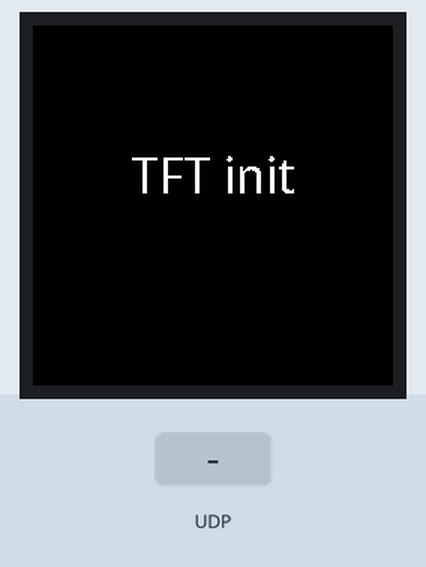
Recording of a program running on a simulated MicroPython board. Shown: 240×240 colour display. The inputs (shaded band) are chosen by the test bench. WiFi joins after 1.5 s. At 6.0 s the program stops and its outputs stay as they are.

Above: at 1.2 s.
1.3 s: UDP packet "1" arrives
At 4.4 s:
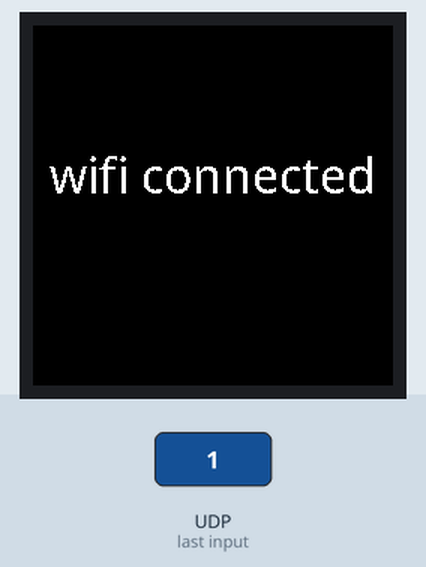
At 6.5 s:
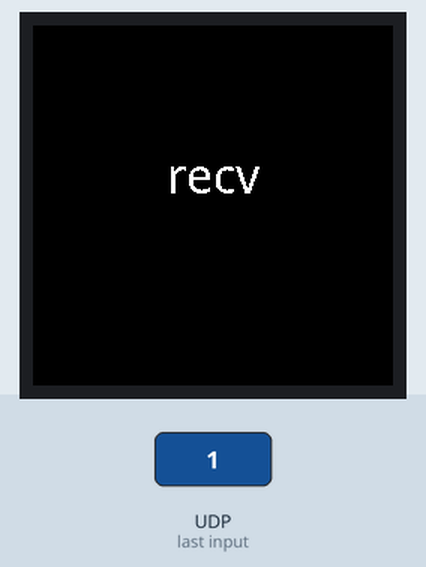
Timing chart, 0 to 7.5 s (numbered marks = the images above; inputs shaded):
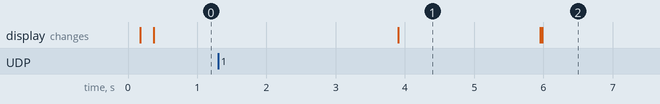

Measured:
- after the input at 1.3 s, the display: first differs from a run without the input after 4.7 s (image 2)
- what the display in image 1 shows lasts 2.1 s, from 3.9 s to 6.0 s

The program:

main.py
```python
from machine import Pin, SPI
import gc9a01  # type:ignore

from truetype import NotoSans_32 as noto_sans

WIFI_SSID = "cxs"
WIFI_PASSWORD = "@12345678"
WIFI_RETRY_COUNT = 100  # wifi重试连接次数
PORT = 12345


def tft_init():
    global tft
    tft = gc9a01.GC9A01(
        SPI(2, baudrate=80000000, polarity=0, sck=Pin(10), mosi=Pin(11)),
        240,
        240,
        reset=Pin(14, Pin.OUT),
        cs=Pin(9, Pin.OUT),
        dc=Pin(8, Pin.OUT),
        backlight=Pin(2, Pin.OUT),
        rotation=0,
        buffer_size=16 * 32 * 2,
    )

    tft.init()


def center_display(s):
    tft.fill(gc9a01.BLACK)
    screen = tft.width()
    width = tft.write_len(noto_sans, s)
    if width and width < screen:
        col = tft.width() // 2 - width // 2
    else:
        col = 0

    row = tft.height() // 2 - noto_sans.HEIGHT
    tft.write(noto_sans, s, col, row, gc9a01.WHITE)

from time import sleep

tft_init()
center_display("TFT init")
sleep(2)

from sys import exit

import network
from time import sleep


def connect_wifi():
    global wlan
    wlan = network.WLAN(network.STA_IF)

    wlan.active(True)

    if wlan.isconnected():
        return True

    wlan.active(False)
    wlan.active(True)
    wlan.connect(WIFI_SSID, WIFI_PASSWORD)

    count = 0
    while wlan.isconnected() == False and count < WIFI_RETRY_COUNT:
        sleep(0.5)
        count += 1

    if wlan.isconnected():
        return True
    else:
        return False


ret = connect_wifi()

if ret:
    center_display("wifi connected")
    sleep(2)
    ADDR = wlan.ifconfig()[0]
    center_display(ADDR)
else:
    center_display("wifi error")


import socket
import json

data_handler = None

center_display("starting...")

try:
    s = socket.socket(socket.AF_INET, socket.SOCK_DGRAM)
    s.bind((ADDR, PORT))
    data, addr = s.recvfrom(10)
    data_handler = json.loads(data)
    center_display("recv")
finally:
    s.close()
```

Source omitted: NotoSans_32.py (33657 bytes)
